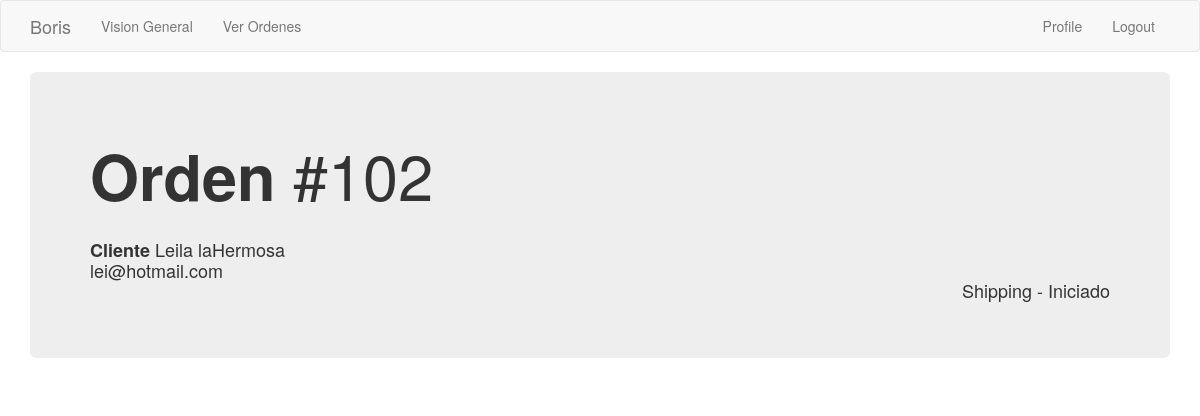
/orden/historia/1 (signed in), run on an earlier commit of the app's database.
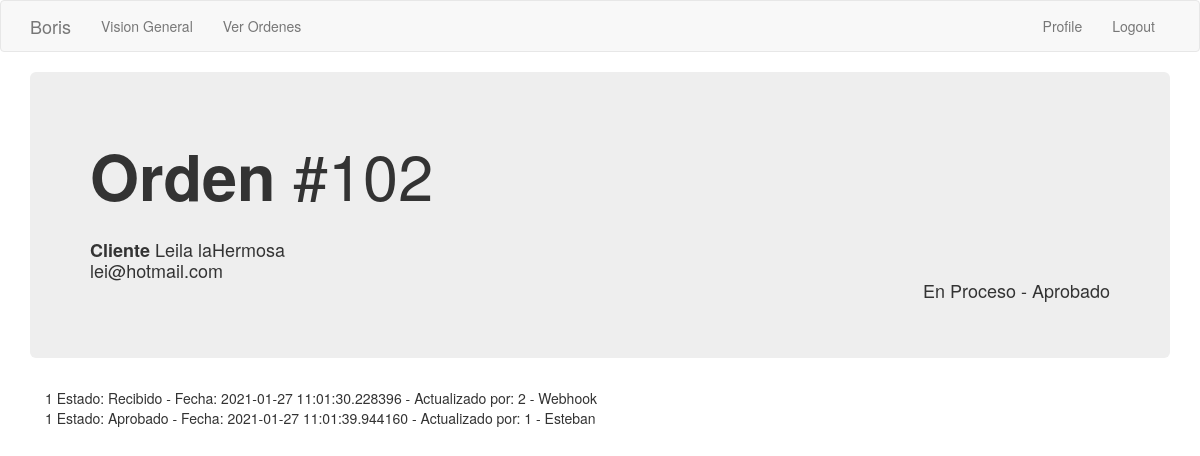
And on a later commit of the database.
### app/models.py (models this page shows, shortened)
class Order_header(db.Model):
    id = db.Column(db.Integer, primary_key=True)
    order_number = db.Column(db.Integer, index=True)
    order_id_anterior = db.Column(db.Integer)
    creation_date = db.Column(db.String(35), index=True)
    last_update_date = db.Column(db.String(35))
    payment_method = db.Column(db.String(10))
    payment_card = db.Column(db.String(10))
    courier_order_id = db.Column(db.String(64), index=True)
    status = db.Column(db.String(15))
    sub_status = db.Column(db.String(15))
    customer_address = db.Column(db.String(64))
    customer_number = db.Column(db.String(10))
    customer_floor = db.Column(db.String(10))
    customer_zipcode = db.Column(db.String(8))
    customer_locality = db.Column(db.String(64))
    customer_city = db.Column(db.String(64))
    customer_province = db.Column(db.String(64))
    customer_country = db.Column(db.String(64))
    detalle = db.relationship('Order_detail', backref='productos', lazy='dynamic')
    transaction = db.relationship('Transaction_log', backref='transaccion', lazy='dynamic')
    customer_id = db.Column(db.Integer, db.ForeignKey('customer.id'))
    store = db.Column(db.Integer, db.ForeignKey('company.store_id'))

class Customer(db.Model):
    id = db.Column(db.Integer, primary_key=True)
    platform = db.Column(db.String(64), index=True)
    name = db.Column(db.String(64), index=True)
    email = db.Column(db.String(120), index=True, unique=True)
    phone = db.Column(db.String(15))
    orders = db.relationship('Order_header', backref='buyer', lazy='dynamic')

class Transaction_log(db.Model):
    id = db.Column(db.Integer, primary_key=True)
    sub_status = db.Column(db.String(15))
    fecha = db.Column(db.DateTime, default=datetime.utcnow)
    username = db.Column(db.String(64))
    order_id = db.Column(db.Integer, db.ForeignKey('order_header.id'))
    user_id = db.Column(db.Integer, db.ForeignKey('user.id'))

### app/main/routes.py (the view)
@bp.route('/orden/historia/<orden_id>', methods=['GET', 'POST'])
@login_required
def historia_orden(orden_id):
    orden = Order_header.query.filter_by(id=orden_id).first()
    historia = Transaction_log.query.filter_by(order_id=orden_id).all()
    return render_template('historia_orden.html', orden=orden, historia=historia, customer=orden.buyer)

### app/main/routes.py (called while the page is built)
@bp.before_app_request
def before_request():
    if current_user.is_authenticated:
        current_user.last_seen = datetime.utcnow()
        db.session.commit()

### app/models.py (called while the page is built)
@login.user_loader
def load_user(id):
    return User.query.get(int(id))

### app/templates/historia_orden.html
{% extends "base.html" %}
{% block app_content %}
    <div class='jumbotron'>
        <h1>
            <strong>Orden </strong>#{{orden.order_number}}
        </h1>
        <h4>
            <br> <strong> Cliente </strong>{{customer.name}}
            <br>         {{customer.email}}
            <div class="text-right"> {{orden.status}} - {{orden.sub_status}} </div>
        </h4>
    </div>
    <div class='container'>
        {% for i in historia %}
            {{i.order_id}}
            Estado: {{i.sub_status}} -
            Fecha: {{i.fecha}} -
            Actualizado por: {{i.user_id}} - {{i.username}}
            <br>
        {% endfor %}
    </div>
{% endblock %}

### app/templates/base.html (shortened to what this page needs)
{% extends 'bootstrap/base.html' %}
{% block navbar %}
    <nav class="navbar navbar-default">
        <div class="container">
            <div class="navbar-header">
                <a class="navbar-brand" href="{{ url_for('main.index') }}">Boris</a>
            </div>
            <div class="collapse navbar-collapse" id="bs-example-navbar-collapse-1">
                <ul class="nav navbar-nav">
                    <li><a href="{{ url_for('main.vision_general') }}"> Vision General </a></li>
                    <li><a href="{{ url_for('main.ver_ordenes', estado='all', subestado='all') }}"> Ver Ordenes </a></li>
                </ul>
                <ul class="nav navbar-nav navbar-right">
                    {% if current_user.is_anonymous %}
                    <li><a href="{{ url_for('auth.login') }}"> Login </a></li>
                    <li> <a href="{{ url_for('auth.alta_usuario') }}"> Alta de Usuarios </a></li>
                    {% else %}
                    <li><a href="{{ url_for('main.user', username=current_user.username) }}"> Profile </a></li>
                    <li><a href="{{ url_for('auth.logout') }}">{{ 'Logout' }}</a></li>
                    {% endif %}
                </ul>
            </div>
        </div>
    </nav>
{% endblock %}
{% block content %}
    <div class="container">
        {% block app_content %}{% endblock %}
    </div>
{% endblock %}

What changed in the data, as far as the page shows it:
changed Order_header: status "Shipping" → "En Proceso"; sub_status "Iniciado" → "Aprobado"
added Transaction_log: order_id "1", sub_status "Recibido", fecha "2021-01-27 11:01:30.228396", user_id "2", username "Webhook"
added Transaction_log: order_id "1", sub_status "Aprobado", fecha "2021-01-27 11:01:39.944160", user_id "1", username "Esteban"
